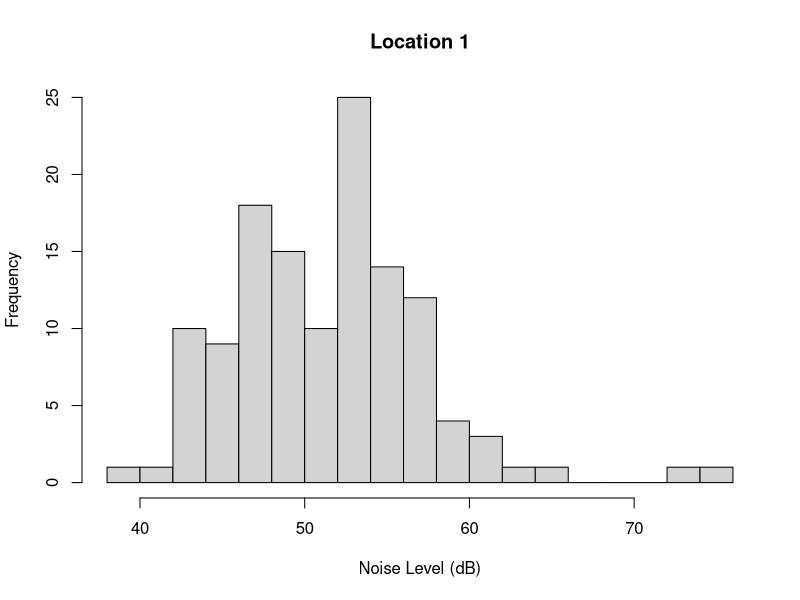
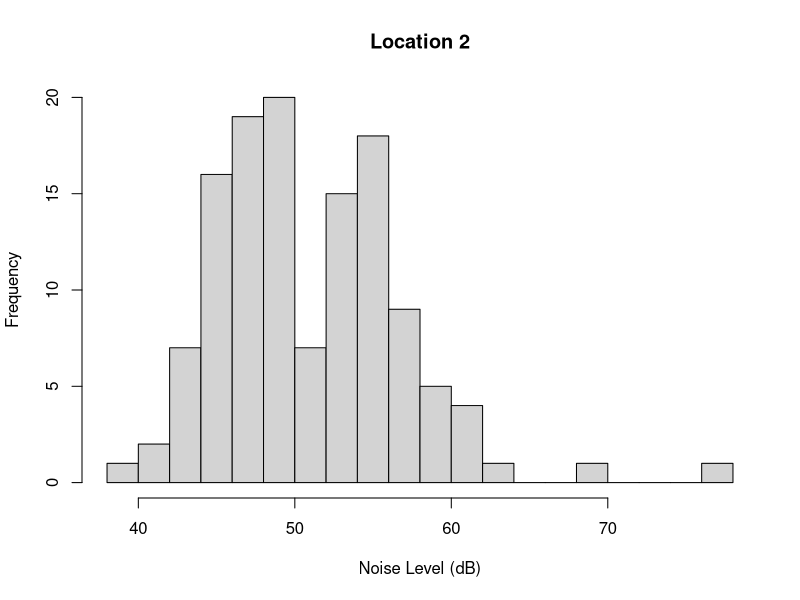

These charts were generated, in order, by the following R code: (Note: this script raises an error after producing the figures.)
## ---- chunk 1
knitr::opts_chunk$set(echo = TRUE)
## ---- chunk 2
# Set working directory here
setwd("C:/Users/bankh/My_Repos/habor-seal/data")

# Retrieve data
m.data<-read.csv("m.data.csv")
w.data<-read.csv("w.data.csv")

# Check t-test assumptions
## Is noise normal?
hist(w.data$noise[w.data$location == 1], breaks = 15, main = "Location 1", xlab = "Noise Level (dB)")
hist(w.data$noise[w.data$location == 2], breaks = 15, main = "Location 2", xlab = "Noise Level (dB)")

## ---- chunk 3
# Set working directory here
setwd("C:/Users/bankh/My_Repos/habor-seal/data")

# Retrieve data
m.data<-read.csv("m.data.csv")
w.data<-read.csv("w.data.csv")

# Location 1
var(w.data$noise[w.data$location == 1])

# Location 2
var(w.data$noise[w.data$location == 2])

## ---- chunk 4
# Set working directory here
setwd("C:/Users/bankh/My_Repos/habor-seal/data")

# Retrieve data
w.data<-read.csv("w.data.csv")

t.test(w.data$noise[w.data$location == 1], w.data$noise[w.data$location == 2])
## ---- chunk 5
# Combine location avg noise and total seals within dates
# Set working directory here
setwd("C:/Users/bankh/My_Repos/habor-seal/data")
new.w.data<-read.csv("new.w.data.csv")
m.data<-read.csv("m.data.csv")

# Fix date
new.w.data$date<-as.Date(as.character(new.w.data$date),format = "%m/%d/%Y")
m.data$date<-as.Date(as.character(m.data$date),format = "%m/%d/%Y")

# Merge data
full.data<-merge(new.w.data,m.data,all = T)
summary(full.data)
full.data$time<-as.numeric(full.data$time)
full.data$month<-as.numeric(full.data$month)
## ---- chunk 6
setwd("C:/Users/bankh/My_Repos/habor-seal/data")
full.data<-read.csv("full.data.csv")

# Run pairwise cor between all independent variables
## Cut-off is +/- 0.7
cor.matrix<-cor(full.data[,c(2:4,6:7)]) 
# Keep only large correlations in the same model
cor.matrix[abs(cor.matrix)< 0.7]<-NA
cor.matrix
